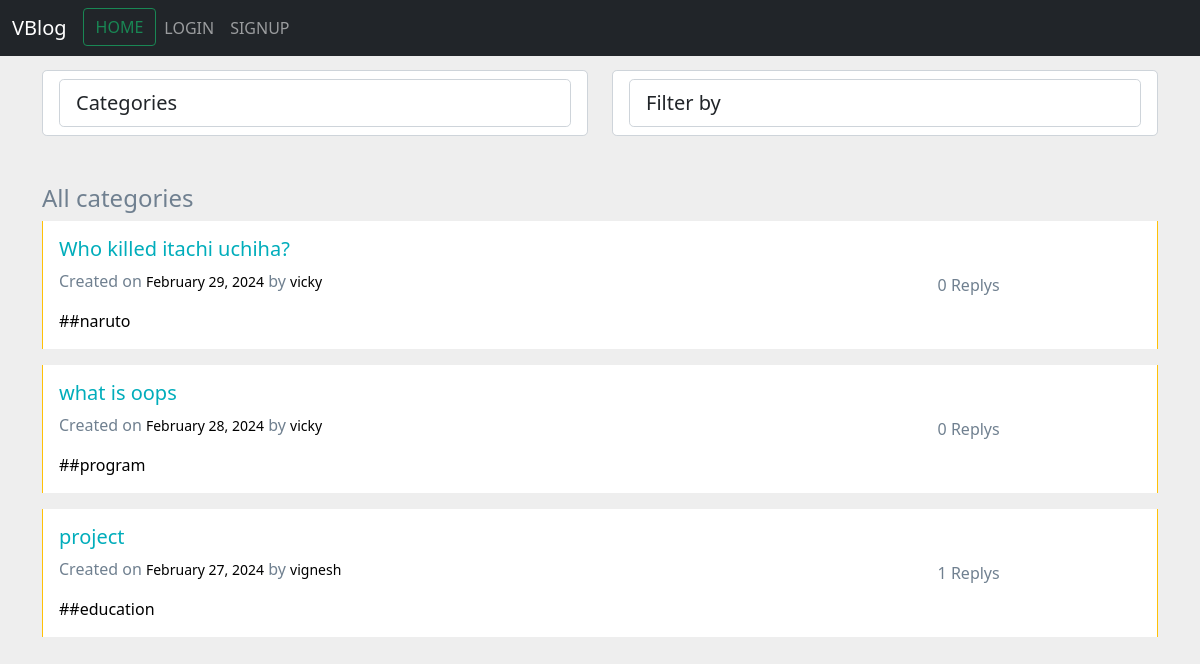
Page /discussion on the committed database.
### app.py (models this page shows)
class Thread(db.Model):
    __tablename__="thread"
    id = db.Column(db.Integer,primary_key=True)
    title = db.Column(db.String(250),nullable=False)
    brief = db.Column(db.String(250),nullable=False)
    categories = db.Column(db.String(250),nullable=True)
    hashtags = db.Column(db.String(250),nullable=True)
    date = db.Column(db.String(250),nullable=False)
    author_id = db.Column(db.Integer, db.ForeignKey("users.id"))
    thread_author = relationship("Users", back_populates="thread_posts")
    thread_comments = relationship("ThreadCommentsOne", back_populates="parent_thread")

class Users(db.Model,UserMixin):
    __tablename__ = "users"
    id = db.Column(db.Integer,primary_key=True)
    email = db.Column(db.String(100),unique=True)
    password = db.Column(db.String(100))
    name = db.Column(db.String(100))
    posts = db.relationship("BlogPost", backref="poster")
    comments = relationship("Comments", back_populates="comment_author")
    thread_posts = relationship("Thread", back_populates="thread_author")
    thread_comments_one = relationship("ThreadCommentsOne", back_populates="thread_comment_author")
    thread_comments_two = relationship("ThreadCommentsTwo", back_populates="thread_comment_two_author")

### app.py (the view)
@app.route("/discussion",methods=["GET","POST"])
def discussion():
    threads = Thread.query.all()
    threads.reverse()
    return render_template("forum_index.html",all_threads=threads)

### forms.py
class SearchForm(FlaskForm):
    search = SearchField(name="search",render_kw={"placeholder": "search"})
    submit = SubmitField(name="search")

### app.py (called while the page is built)
@app.context_processor
def inject_data():
    search_form = SearchForm()
    return dict(search_form=search_form)

### templates/forum_index.html (shortened to what this page needs)
{% extends "base.html" %}
{% block style_link %}
    <link rel="stylesheet" href="{{ url_for("static",filename="discussion_index_style.css") }}">
    <link href="https://code.ionicframework.com/ionicons/2.0.1/css/ionicons.min.css" rel="stylesheet">
{% endblock %}
{% block content %}
    <nav class="navbar fixed-top navbar-expand-lg navbar-dark bg-dark">
        <div class="container-fluid">
            <a class="navbar-brand" href="{{ url_for("index") }}">VBlog</a>
            <div class="collapse navbar-collapse" id="navbarTogglerDemo03">
                <ul class="navbar-nav me-auto mb-2 mb-lg-0">
                    <li class="nav-item">
                        <a class="btn btn-outline-success" aria-current="page" href="{{ url_for("index")}}">HOME</a>
                    </li>
                    {% if current_user.is_authenticated %}
                        <li class="nav-item">
                            <a class="nav-link" href="{{ url_for("create_forum") }}">ASK QUESTION</a>
                        </li>
                        <li class="nav-item">
                            <a class="nav-link" href="{{ url_for("logout") }}">LOGOUT</a>
                        </li>
                    {% else %}
                        <li class="nav-item">
                            <a class="nav-link" href="{{ url_for("login") }}">LOGIN</a>
                        </li>
                        <li class="nav-item">
                            <a class="nav-link" href="{{ url_for("signup")}}">SIGNUP</a>
                        </li>
                    {% endif %}
                </ul>
            </div>
        </div>
    </nav>
    <div class="container" style="margin-top: 70px;">
        <div class="row">
            <div class="col-lg-12 mb-3">
                <div class="row text-left mb-5">
                    <div class="col-lg-6 mb-3 mb-sm-0">
                        <div class="dropdown bootstrap-select form-control form-control-lg bg-white bg-op-9 text-sm w-lg-50" style="width: 100%;">
                            <select class="form-control form-control-lg bg-white bg-op-9 text-sm w-lg-50" data-toggle="select" tabindex="-98" onchange="window.location.href = this.value;">
                                <option> Categories </option>
                            </select>
                        </div>
                    </div>
                    <div class="col-lg-6 text-lg-right">
                        <div class="dropdown bootstrap-select form-control form-control-lg bg-white bg-op-9 ml-auto text-sm w-lg-50" style="width: 100%;">
                            <select class="form-control form-control-lg bg-white bg-op-9 ml-auto text-sm w-lg-50" data-toggle="select" tabindex="-98" onchange="window.location.href = this.value;">
                                <option> Filter by </option>
                            </select>
                        </div>
                    </div>
                </div>
                {% if categories == "general" %}
                    <h4>General</h4>
                {% elif categories == "Spots" %}
                    <h4>Spots</h4>
                {% elif categories == "Education" %}
                    <h4>Education</h4>
                {% else %}
                    <h4>All categories</h4>
                {% endif %}
                {% for thread in all_threads %}
                    <div class="card row-hover pos-relative py-3 px-3 mb-3 border-warning border-top-0 border-right-0 border-bottom-0 rounded-0">
                        <div class="row align-items-center">
                            <div class="col-md-8 mb-3 mb-sm-0">
                                <h5>
                                    <a href="{{ url_for("show_thread",thread=thread.title,thread_id=thread.id) }}" class="text-primary">{{ thread.title }}</a>
                                </h5>
                                <p class="text-sm"><span class="op-6">Created on</span> <small class="text-black" >{{ thread.date }}</small> <span class="op-6"> by</span> <small class="text-black" >{{ thread.thread_author.name }}</small></p>
                                <div class="text-sm op-5">
                                    <a class="text-black mr-2" href="#">{{ thread.hashtags }}</a>
                                </div>
                            </div>
                            <div class="col-md-4 op-7">
                                <div class="row text-center op-7">
                                    <div class="col px-1">  <span class="d-block text-sm">{{ thread.thread_comments|length }} Replys</span> </div>
                                </div>
                            </div>
                        </div>
                    </div>
                {% endfor %}
            </div>
        </div>
    </div>
{% endblock %}

### static/discussion_index_style.css (style rules this page uses)
body { margin-top:20px; background:#eee; color: #708090; }
a { text-decoration:none; }
.text-primary, a.text-primary:focus, a.text-primary:hover { color: #00ADBB!important; }
.text-black, .text-hover-black:hover { color: #000 !important; }

### rows in the picture
Thread: title "Who killed itachi uchiha?", date "February 29, 2024", thread_author.name "vicky", hashtags "##naruto", thread_comments|length "0"
Thread: title "what is oops", date "February 28, 2024", thread_author.name "vicky", hashtags "##program", thread_comments|length "0"
Thread: title "project", date "February 27, 2024", thread_author.name "vignesh", hashtags "##education", thread_comments|length "1"
